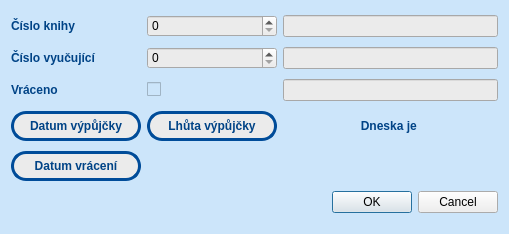
<?xml version="1.0" encoding="UTF-8"?>
<ui version="4.0">
 <class>PlusUcitelVypujcka</class>
 <widget class="QDialog" name="PlusUcitelVypujcka">
  <property name="geometry">
   <rect>
    <x>0</x>
    <y>0</y>
    <width>509</width>
    <height>234</height>
   </rect>
  </property>
  <property name="windowTitle">
   <string>Přidat výpůjčku</string>
  </property>
  <property name="styleSheet">
   <string notr="true">#PlusUcitelVypujcka {
background: rgb(204,229,250);
}

#lineEditJmenoUcitel{
background: rgb(235,235,235);
}
#lineEditNazevKnihy{
background: rgb(235,235,235);
}
#lineEditPoznamka{
background: rgb(235,235,235);
}
#pushButtonDatumVraceni{
background: rgb(235,235,235);
border-radius : 15px;
border : 3px solid rgb( 0,76,153);
}
#pushButtonDatumVypujcky{
background: rgb(235,235,235);
border-radius : 15px;
border : 3px solid rgb( 0,76,153);
}
#pushButtonLhuta{
background: rgb(235,235,235);
border-radius : 15px;
border : 3px solid rgb( 0,76,153);
}
#spinBoxIdKnihy{
background: rgb(235,235,235);
}
#spinBoxIdUcitel{
background: rgb(235,235,235);
}
#checkBox{
background: rgb(204,229,250);
}





</string>
  </property>
  <layout class="QGridLayout" name="gridLayout">
   <item row="4" column="0">
    <widget class="QPushButton" name="pushButtonDatumVypujcky">
     <property name="minimumSize">
      <size>
       <width>130</width>
       <height>30</height>
      </size>
     </property>
     <property name="maximumSize">
      <size>
       <width>130</width>
       <height>30</height>
      </size>
     </property>
     <property name="font">
      <font>
       <pointsize>9</pointsize>
       <weight>75</weight>
       <bold>true</bold>
      </font>
     </property>
     <property name="styleSheet">
      <string notr="true">#pushButtonDatumVypujcky{
color: rgb(0,67,134)
}</string>
     </property>
     <property name="text">
      <string>Datum výpůjčky</string>
     </property>
    </widget>
   </item>
   <item row="3" column="3">
    <widget class="QLineEdit" name="lineEditPoznamka">
     <property name="font">
      <font>
       <pointsize>9</pointsize>
      </font>
     </property>
    </widget>
   </item>
   <item row="2" column="0">
    <widget class="QLabel" name="label">
     <property name="font">
      <font>
       <pointsize>9</pointsize>
       <weight>75</weight>
       <bold>true</bold>
      </font>
     </property>
     <property name="styleSheet">
      <string notr="true">#label{
color: rgb(0,67,134)
}</string>
     </property>
     <property name="text">
      <string>Číslo vyučující</string>
     </property>
    </widget>
   </item>
   <item row="3" column="1">
    <widget class="QCheckBox" name="checkBox">
     <property name="text">
      <string/>
     </property>
    </widget>
   </item>
   <item row="3" column="0">
    <widget class="QLabel" name="label_2">
     <property name="font">
      <font>
       <pointsize>9</pointsize>
       <weight>75</weight>
       <bold>true</bold>
      </font>
     </property>
     <property name="styleSheet">
      <string notr="true">#label_2{
color: rgb(0,67,134)
}</string>
     </property>
     <property name="text">
      <string>Vráceno</string>
     </property>
    </widget>
   </item>
   <item row="6" column="3">
    <widget class="QDialogButtonBox" name="buttonBox">
     <property name="orientation">
      <enum>Qt::Horizontal</enum>
     </property>
     <property name="standardButtons">
      <set>QDialogButtonBox::Cancel|QDialogButtonBox::Ok</set>
     </property>
    </widget>
   </item>
   <item row="4" column="3">
    <widget class="QLabel" name="labelDatum">
     <property name="font">
      <font>
       <pointsize>9</pointsize>
       <weight>75</weight>
       <bold>true</bold>
      </font>
     </property>
     <property name="styleSheet">
      <string notr="true">#labelDatum{
color: rgb(0,67,134)
}</string>
     </property>
     <property name="text">
      <string>Dneska je </string>
     </property>
     <property name="alignment">
      <set>Qt::AlignCenter</set>
     </property>
     <property name="buddy">
      <cstring></cstring>
     </property>
    </widget>
   </item>
   <item row="0" column="0">
    <widget class="QLabel" name="label_3">
     <property name="font">
      <font>
       <pointsize>9</pointsize>
       <weight>75</weight>
       <bold>true</bold>
      </font>
     </property>
     <property name="styleSheet">
      <string notr="true">#label_3{
color: rgb(0,67,134)
}</string>
     </property>
     <property name="text">
      <string>Číslo knihy</string>
     </property>
    </widget>
   </item>
   <item row="4" column="1">
    <widget class="QPushButton" name="pushButtonLhuta">
     <property name="minimumSize">
      <size>
       <width>130</width>
       <height>30</height>
      </size>
     </property>
     <property name="maximumSize">
      <size>
       <width>130</width>
       <height>30</height>
      </size>
     </property>
     <property name="font">
      <font>
       <pointsize>9</pointsize>
       <weight>75</weight>
       <bold>true</bold>
      </font>
     </property>
     <property name="styleSheet">
      <string notr="true">#pushButtonLhuta
{
color: rgb(0,67,134)
}</string>
     </property>
     <property name="text">
      <string>Lhůta výpůjčky</string>
     </property>
    </widget>
   </item>
   <item row="5" column="0">
    <widget class="QPushButton" name="pushButtonDatumVraceni">
     <property name="minimumSize">
      <size>
       <width>130</width>
       <height>30</height>
      </size>
     </property>
     <property name="maximumSize">
      <size>
       <width>130</width>
       <height>30</height>
      </size>
     </property>
     <property name="font">
      <font>
       <pointsize>9</pointsize>
       <weight>75</weight>
       <bold>true</bold>
      </font>
     </property>
     <property name="styleSheet">
      <string notr="true">#pushButtonDatumVraceni
{
color: rgb(0,67,134)
}</string>
     </property>
     <property name="text">
      <string>Datum vrácení</string>
     </property>
    </widget>
   </item>
   <item row="0" column="1">
    <widget class="QSpinBox" name="spinBoxIdKnihy">
     <property name="font">
      <font>
       <pointsize>9</pointsize>
      </font>
     </property>
     <property name="maximum">
      <number>999999999</number>
     </property>
    </widget>
   </item>
   <item row="0" column="3">
    <widget class="QLineEdit" name="lineEditNazevKnihy">
     <property name="font">
      <font>
       <pointsize>9</pointsize>
      </font>
     </property>
    </widget>
   </item>
   <item row="2" column="1">
    <widget class="QSpinBox" name="spinBoxIdUcitel">
     <property name="font">
      <font>
       <pointsize>9</pointsize>
      </font>
     </property>
     <property name="maximum">
      <number>999999999</number>
     </property>
    </widget>
   </item>
   <item row="2" column="3">
    <widget class="QLineEdit" name="lineEditJmenoUcitel">
     <property name="font">
      <font>
       <pointsize>9</pointsize>
      </font>
     </property>
    </widget>
   </item>
  </layout>
 </widget>
 <resources/>
 <connections>
  <connection>
   <sender>buttonBox</sender>
   <signal>accepted()</signal>
   <receiver>PlusUcitelVypujcka</receiver>
   <slot>accept()</slot>
   <hints>
    <hint type="sourcelabel">
     <x>248</x>
     <y>254</y>
    </hint>
    <hint type="destinationlabel">
     <x>157</x>
     <y>274</y>
    </hint>
   </hints>
  </connection>
  <connection>
   <sender>buttonBox</sender>
   <signal>rejected()</signal>
   <receiver>PlusUcitelVypujcka</receiver>
   <slot>reject()</slot>
   <hints>
    <hint type="sourcelabel">
     <x>316</x>
     <y>260</y>
    </hint>
    <hint type="destinationlabel">
     <x>286</x>
     <y>274</y>
    </hint>
   </hints>
  </connection>
 </connections>
</ui>
